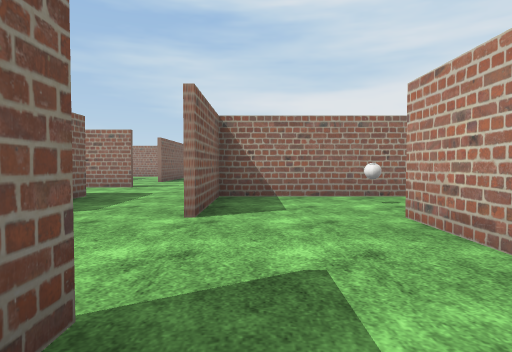
view 1 (above)

24 first-person views from a walk through a 3-D level made in the Unity game engine. The camera is 1.2 m above the floor, tilts 2° down and sees 75° across. The floor is counted in squares, 2 m on a side. Each view is taken from the middle of a square. On the plan, view 1 faces up. The plan holds only what a view shows up to about 10 squares ahead; the rest is blank. The place goes on beyond the plan. The player is left out. Some surface patterns are stand-ins.

view 2
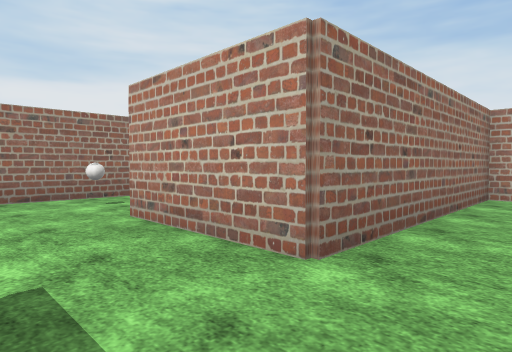

view 3
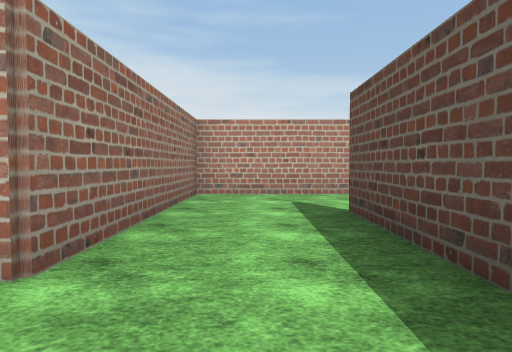

view 4
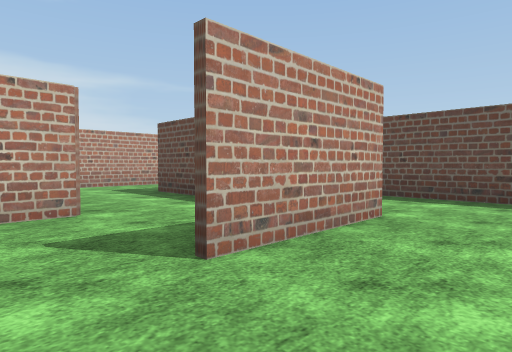

view 5
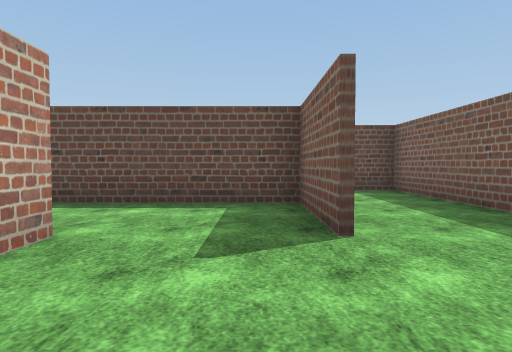

view 6
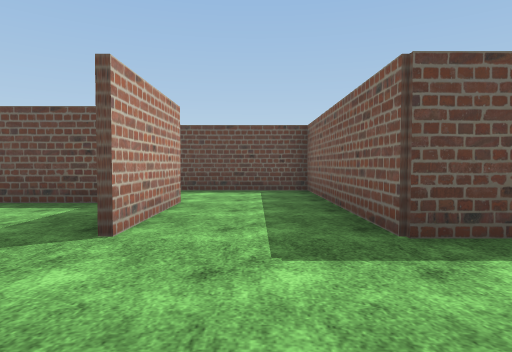

view 7
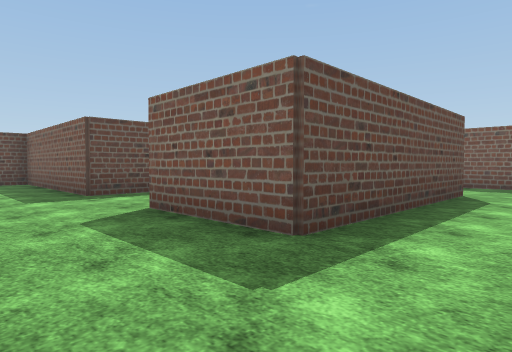

view 8
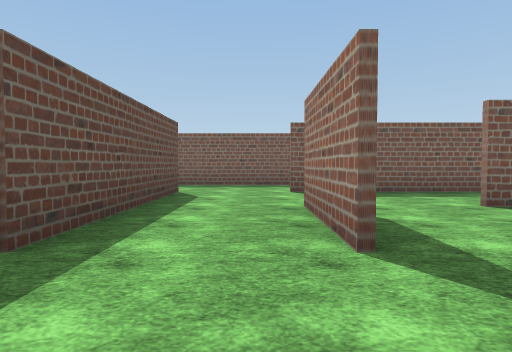

view 9
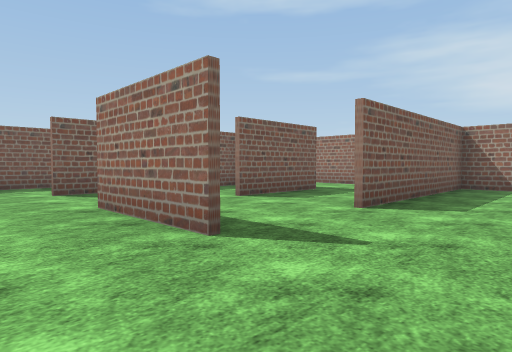

view 10
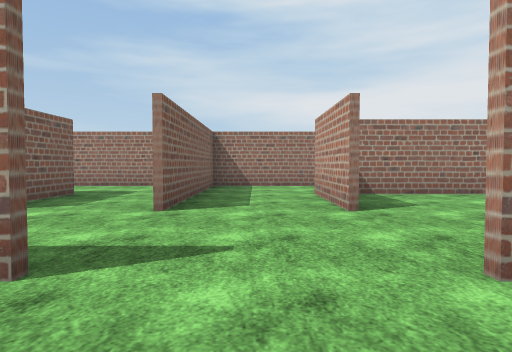

view 11
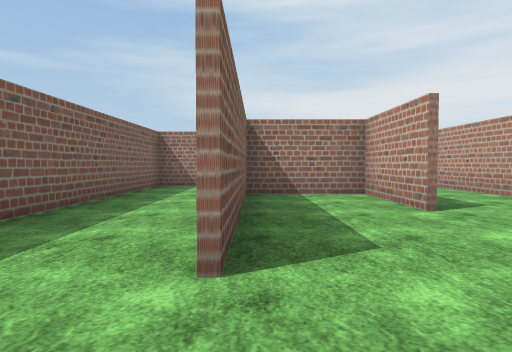

view 12
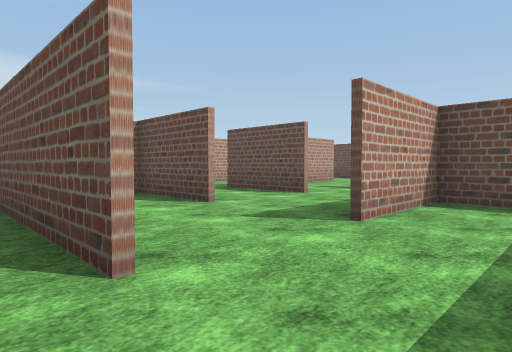

view 13
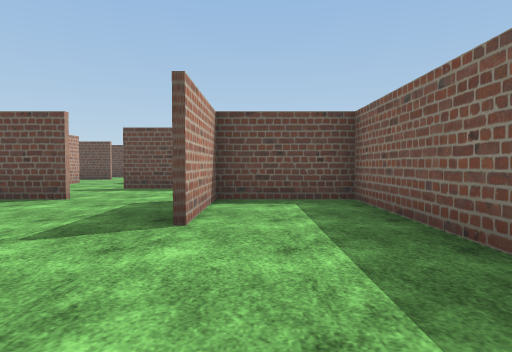

view 14
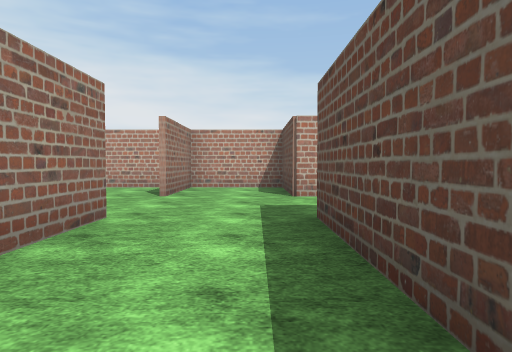

view 15
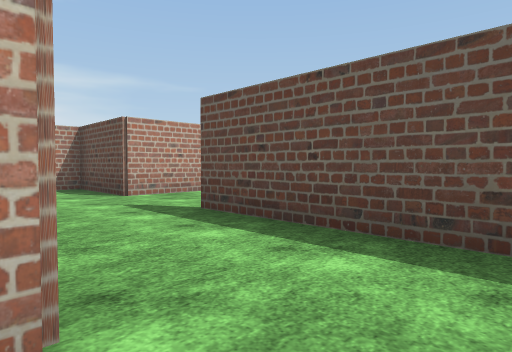

view 16
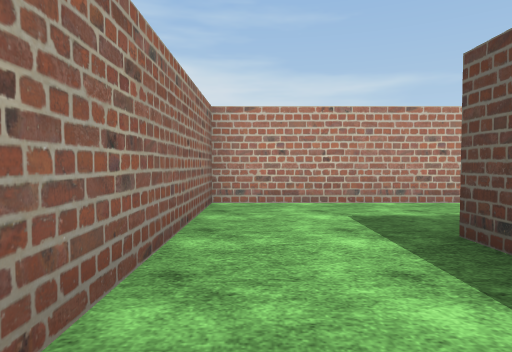

view 17
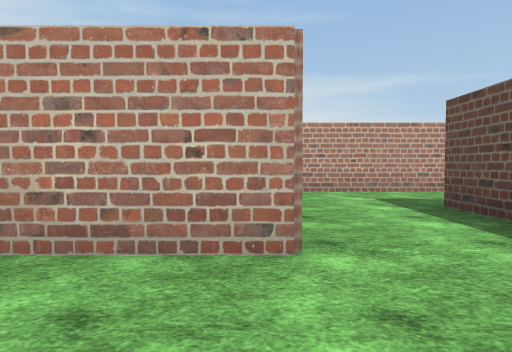

view 18
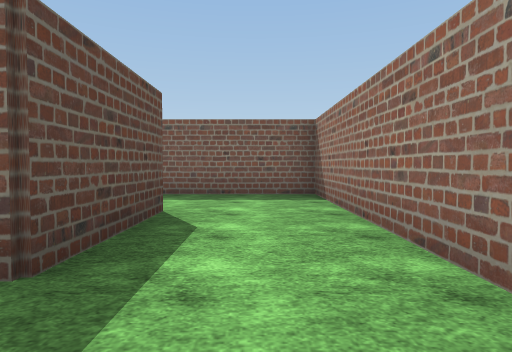

view 19
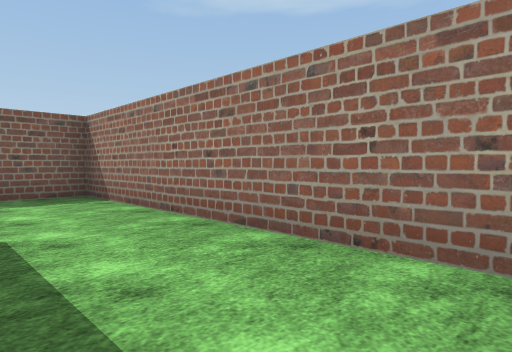

view 20
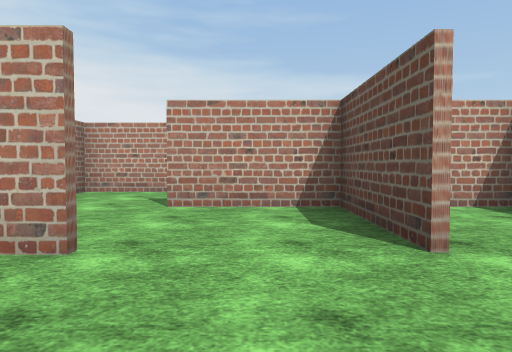

view 21
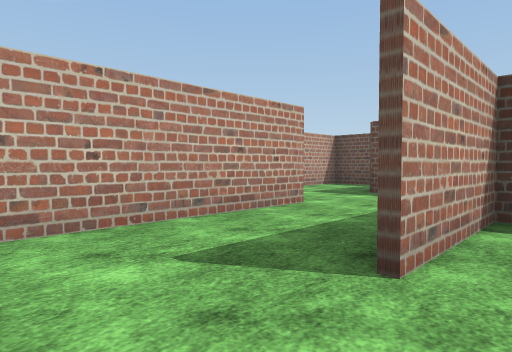

view 22
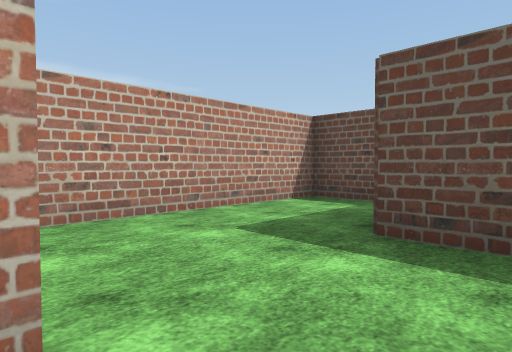

view 23
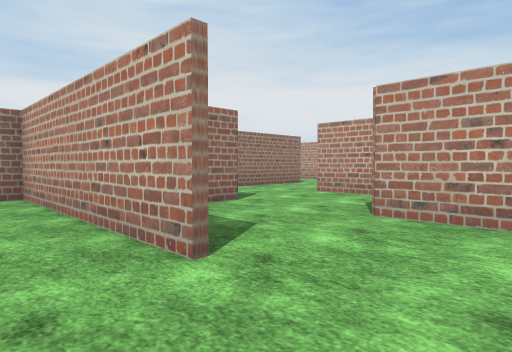

view 24
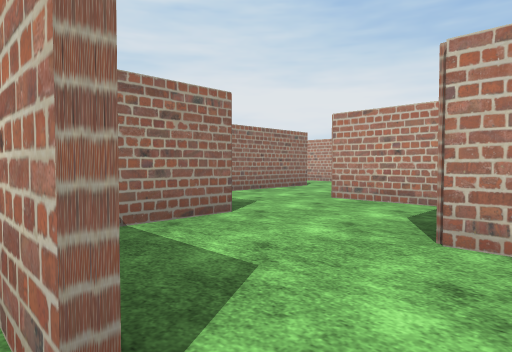

### Floor plan
Ten units are one square. View 1 is at (0, 0); x grows to the right and y downward. Boxes are objects, and circles mark ways between rooms. Rooms are numbered by the first view taken in them; rooms with no view inside come last. Other rooms are left out.
<svg viewBox="-112 -167 209 212">
<path fill="none" stroke="#000" d="M-7 -12 -7 12 42 12M67 15 67 -12 17 -12M17 -12 17 -38M15 -62 -7 -62 -7 -38M-58 -112 -58 -137 -82 -137 -82 -88M-33 -130 -33 -156M-31 -87 -58 -87M-82 -138 -57 -138 -57 -112M-54 -63 -32 -63 -32 -38M-8 -88 18 -88M-42 -162 -107 -162 -107 -55M-84 -63 -74 -63M-8 -58 -8 -63 17 -63 17 -112M15 -137 0 -137M18 -87 -8 -87M-74 -63 -54 -63M-59 -38 -32 -38M-59 -13 -32 -13 -32 14M-8 14 -8 -12M42 -36 42 -58M52 -13 68 -13M29 -62 15 -62M92 2 92 -37 49 -37M42 -86 42 -137 15 -137M32 -63 44 -63M54 -38 67 -38 67 -89M-32 14 -32 37 18 37M-107 -55 -107 -13 -83 -13 -83 -38M-70 12 -58 12M42 37 67 37 67 15M68 -112 52 -112"/>
<rect x="15" y="-55" width="10" height="10" fill="#bbb"><title>ball</title></rect>
<circle cx="5" cy="-10" r="3" fill="#2a7"/>
<circle cx="55" cy="10" r="3" fill="#2a7"/>
<circle cx="-10" cy="-25" r="3" fill="#2a7"/>
<circle cx="20" cy="-45" r="3" fill="#2a7"/>
<circle cx="-45" cy="-75" r="3" fill="#2a7"/>
<circle cx="-65" cy="-90" r="3" fill="#2a7"/>
<circle cx="-80" cy="-75" r="3" fill="#2a7"/>
<circle cx="-20" cy="-40" r="3" fill="#2a7"/>
<circle cx="20" cy="-125" r="3" fill="#2a7"/>
<circle cx="-95" cy="-60" r="3" fill="#2a7"/>
<circle cx="-20" cy="20" r="3" fill="#2a7"/>
<circle cx="-80" cy="-45" r="3" fill="#2a7"/>
<circle cx="-65" cy="-10" r="3" fill="#2a7"/>
<circle cx="40" cy="-75" r="3" fill="#2a7"/>
<circle cx="55" cy="-90" r="3" fill="#2a7"/>
<circle cx="40" cy="25" r="3" fill="#2a7"/>
<text x="30" y="0">1</text>
<text x="0" y="-30">2</text>
<text x="-50" y="-110">3</text>
<text x="-70" y="-80">4</text>
<text x="-50" y="-30">5</text>
<text x="50" y="-30">6</text>
<text x="30" y="-110">7</text>
<text x="50" y="-70">8</text>
<text x="0" y="20">9</text>
<text x="-100" y="-40">10</text>
<text x="-60" y="0">11</text>
<text x="50" y="20">12</text>
<text x="50" y="-100">13</text>
</svg>
Room 1 opens to room 2. Room 1 opens to room 12. Room 2 opens to room 5. Room 2 opens to room 6. Room 3 opens to room 4. Room 3 opens to room 5. Room 3 opens to room 7. Room 3 opens to room 10. Room 5 opens to room 9. Room 5 opens to room 10. Room 5 opens to room 11. Room 7 opens to room 8. Room 8 opens to room 13. Room 9 opens to room 12.

Where each view was taken, in squares from view 1:
view 1: 0 up, 0 right, facing up
view 2: 0 up, 0 right, facing up-right
view 3: 0 up, 0 right, facing right
view 4: 5 up, 0 right, facing down-right
view 5: 4 up, 0 right, facing down
view 6: 4 up, 2 left, facing down
view 7: 8 up, 1 left, facing down-left
view 8: 8 up, 1 left, facing left
view 9: 7 up, 1 left, facing up-left
view 10: 7 up, 2 left, facing up
view 11: 7 up, 8 left, facing up
view 12: 7 up, 10 left, facing down-right
view 13: 7 up, 9 left, facing down
view 14: 7 up, 7 left, facing right
view 15: 1 down, 2 left, facing down-right
view 16: 3 up, 4 right, facing right
view 17: 4 up, 2 right, facing right
view 18: 15 up, 4 left, facing left
view 19: 14 up, 4 left, facing up-left
view 20: 10 up, 3 left, facing right
view 21: 13 up, 1 right, facing down-right
view 22: 9 up, 3 right, facing down-right
view 23: 7 up, 3 right, facing up-right
view 24: 8 up, 4 right, facing up-right
